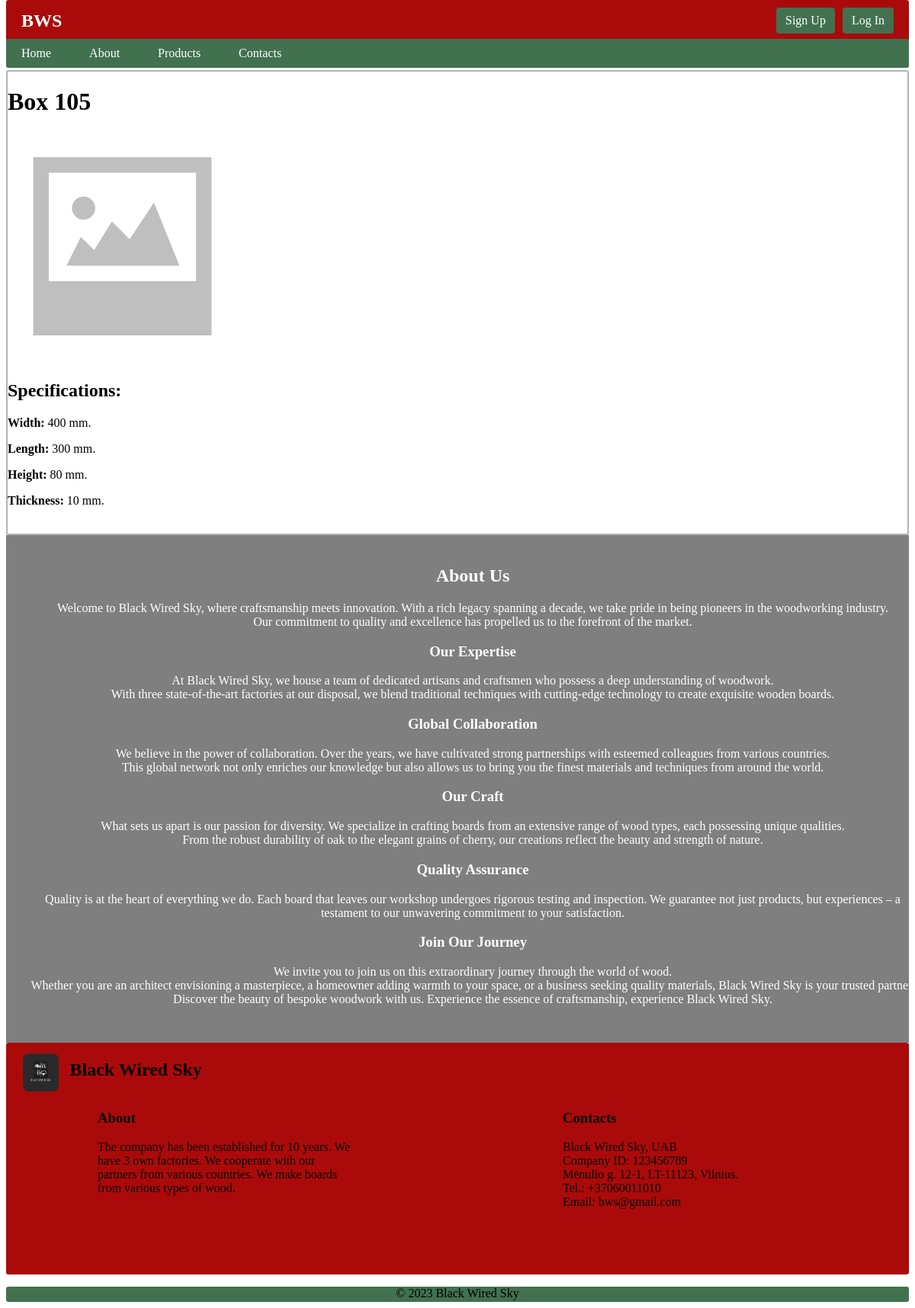
The page /bws/products/9 on the database its author committed.
### bws/models.py (models this page shows, shortened)
class Product(models.Model):
    name = models.CharField(verbose_name='Name', max_length=200, unique=True)
    width = models.IntegerField(verbose_name='Width(mm)', default=0)
    length = models.IntegerField(verbose_name='Length(mm)', default=0)
    height = models.IntegerField(verbose_name='Height(mm)', default=0)
    thickness = models.IntegerField(verbose_name='Thickness(mm)', default=0)
    trailer = models.ForeignKey(to=Trailer, verbose_name='Trailer', on_delete=models.SET_NULL, null=True, blank=True)
    product_image = models.ImageField(verbose_name='Product Image', upload_to='products', null=True, blank=True)
    class Meta:
        verbose_name = 'Product'
        verbose_name_plural = 'Products'

### bws/views.py (the view, shortened to what this page needs)
# urls.py: path('products/<int:product_id>', views.ProductDetailView.as_view(), name='product'),
class ProductDetailView(FormMixin, generic.DetailView):
    model = Product
    template_name = 'product.html'
    context_object_name = 'product'
    form_class = BuyerOrderForm
    def get_object(self, queryset=None):
        product_id = self.kwargs.get('product_id')
        return get_object_or_404(Product, pk=product_id)

### bws/templates/product.html (shortened to what this page needs)
{% extends 'base.html' %}
{% load static %}
{% block 'content' %}
<div class="content">
    <div class="product">
        <h1>{{ product.name }}</h1>
        <h4>
            {% if product.product_image %}
            <img src="{{ product.product_image.url }}">
            {% else %}
            <img src="{% static 'images/no-image.png' %}">
            {% endif %}
        </h4>
        <h2>Specifications:</h2>
        <p><strong>Width:</strong> {{ product.width }} mm.</p>
        <p><strong>Length:</strong> {{ product.length }} mm.</p>
        <p><strong>Height:</strong> {{ product.height }} mm.</p>
        <p><strong>Thickness:</strong> {{ product.thickness }} mm.</p>
        <br>
    </div>
</div>
{% endblock %}

### bws/static/css/style.css (style rules this page uses)
.content { border: 2px solid #B3B3B3; border-radius: 3px; margin-top: 92px; }

### rows shown on the page
Product: name "Box 105", width "400", length "300", height "80", thickness "10"
